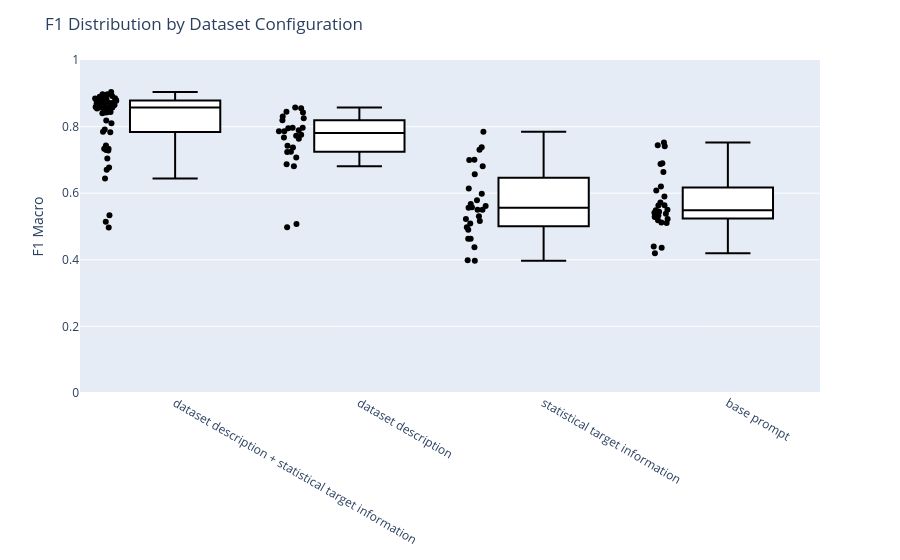

Notebook code cell kept with this figure:
### Code cell
fig = plot_f1_box_by_after_name(
    df=summary_table,
    run_name_col="run_name",
    f1_col="f1_macro",
    save_dir=save_dir,
    save=True,
)

fig.show()

### Figure 1 — Plotly figure (JSON) as saved in the notebook; plotly's stock layout.template omitted (floating-point values rounded to 4 significant figures; data arrays with more than 128 entries replaced by an {"elided": "..."} marker saying what was removed)
{"data": [{"alignmentgroup": "True", "boxpoints": "all", "fillcolor": "white", "hovertemplate": "after_name=%{x}<br>f1_macro=%{y}<extra></extra>", "legendgroup": "", "line": {"color": "black"}, "marker": {"color": "black"}, "name": "", "notched": false, "offsetgroup": "", "orientation": "v", "showlegend": false, "type": "box", "x": {"elided": "132 str values"}, "x0": " ", "xaxis": "x", "y": {"elided": "132 float values"}, "y0": " ", "yaxis": "y"}], "layout": {"autosize": true, "boxmode": "group", "legend": {"tracegroupgap": 0}, "margin": {"b": 140, "t": 60}, "title": {"text": "F1 Distribution by Dataset Configuration"}, "xaxis": {"anchor": "y", "autorange": true, "categoryarray": ["dataset description + statistical target information", "dataset description", "statistical target information", "base prompt"], "categoryorder": "array", "domain": [0, 1], "range": [-0.5126, 3.5], "tickangle": 30, "title": {}, "type": "category"}, "yaxis": {"anchor": "x", "domain": [0, 1], "dtick": 0.2, "range": [0, 1], "title": {"text": "F1 Macro"}, "type": "linear"}}}
